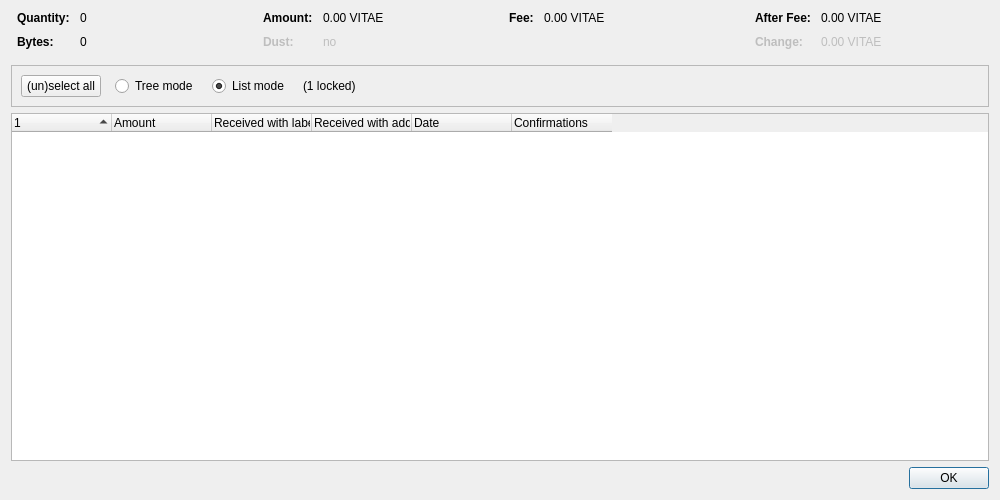
<?xml version="1.0" encoding="UTF-8"?>
<ui version="4.0">
 <class>CoinControlDialog</class>
 <widget class="QDialog" name="CoinControlDialog">
  <property name="geometry">
   <rect>
    <x>0</x>
    <y>0</y>
    <width>1000</width>
    <height>500</height>
   </rect>
  </property>
  <property name="windowTitle">
   <string>Coin Selection</string>
  </property>
  <layout class="QVBoxLayout" name="verticalLayout">
   <item>
    <layout class="QHBoxLayout" name="horizontalLayoutTop" stretch="0,0,0,0">
     <property name="topMargin">
      <number>0</number>
     </property>
     <property name="bottomMargin">
      <number>10</number>
     </property>
     <item>
      <layout class="QFormLayout" name="formLayoutCoinControl1">
       <property name="horizontalSpacing">
        <number>10</number>
       </property>
       <property name="verticalSpacing">
        <number>10</number>
       </property>
       <property name="leftMargin">
        <number>6</number>
       </property>
       <property name="rightMargin">
        <number>6</number>
       </property>
       <item row="0" column="0">
        <widget class="QLabel" name="labelCoinControlQuantityText">
         <property name="font">
          <font>
           <weight>75</weight>
           <bold>true</bold>
          </font>
         </property>
         <property name="text">
          <string>Quantity:</string>
         </property>
        </widget>
       </item>
       <item row="0" column="1">
        <widget class="QLabel" name="labelCoinControlQuantity">
         <property name="cursor">
          <cursorShape>IBeamCursor</cursorShape>
         </property>
         <property name="contextMenuPolicy">
          <enum>Qt::ActionsContextMenu</enum>
         </property>
         <property name="text">
          <string notr="true">0</string>
         </property>
         <property name="textInteractionFlags">
          <set>Qt::LinksAccessibleByMouse|Qt::TextSelectableByKeyboard|Qt::TextSelectableByMouse</set>
         </property>
        </widget>
       </item>
       <item row="1" column="0">
        <widget class="QLabel" name="labelCoinControlBytesText">
         <property name="font">
          <font>
           <weight>75</weight>
           <bold>true</bold>
          </font>
         </property>
         <property name="text">
          <string>Bytes:</string>
         </property>
        </widget>
       </item>
       <item row="1" column="1">
        <widget class="QLabel" name="labelCoinControlBytes">
         <property name="cursor">
          <cursorShape>IBeamCursor</cursorShape>
         </property>
         <property name="contextMenuPolicy">
          <enum>Qt::ActionsContextMenu</enum>
         </property>
         <property name="text">
          <string notr="true">0</string>
         </property>
         <property name="textInteractionFlags">
          <set>Qt::LinksAccessibleByMouse|Qt::TextSelectableByKeyboard|Qt::TextSelectableByMouse</set>
         </property>
        </widget>
       </item>
      </layout>
     </item>
     <item>
      <layout class="QFormLayout" name="formLayoutCoinControl2">
       <property name="horizontalSpacing">
        <number>10</number>
       </property>
       <property name="verticalSpacing">
        <number>10</number>
       </property>
       <property name="leftMargin">
        <number>6</number>
       </property>
       <property name="rightMargin">
        <number>6</number>
       </property>
       <item row="0" column="0">
        <widget class="QLabel" name="labelCoinControlAmountText">
         <property name="font">
          <font>
           <weight>75</weight>
           <bold>true</bold>
          </font>
         </property>
         <property name="text">
          <string>Amount:</string>
         </property>
        </widget>
       </item>
       <item row="0" column="1">
        <widget class="QLabel" name="labelCoinControlAmount">
         <property name="cursor">
          <cursorShape>IBeamCursor</cursorShape>
         </property>
         <property name="contextMenuPolicy">
          <enum>Qt::ActionsContextMenu</enum>
         </property>
         <property name="text">
          <string notr="true">0.00 VITAE</string>
         </property>
         <property name="textInteractionFlags">
          <set>Qt::LinksAccessibleByMouse|Qt::TextSelectableByKeyboard|Qt::TextSelectableByMouse</set>
         </property>
        </widget>
       </item>
       <item row="1" column="0">
        <widget class="QLabel" name="labelCoinControlLowOutputText">
         <property name="enabled">
          <bool>false</bool>
         </property>
         <property name="font">
          <font>
           <weight>75</weight>
           <bold>true</bold>
          </font>
         </property>
         <property name="text">
          <string>Dust:</string>
         </property>
        </widget>
       </item>
       <item row="1" column="1">
        <widget class="QLabel" name="labelCoinControlLowOutput">
         <property name="enabled">
          <bool>false</bool>
         </property>
         <property name="cursor">
          <cursorShape>IBeamCursor</cursorShape>
         </property>
         <property name="contextMenuPolicy">
          <enum>Qt::ActionsContextMenu</enum>
         </property>
         <property name="text">
          <string notr="true">no</string>
         </property>
         <property name="textInteractionFlags">
          <set>Qt::LinksAccessibleByMouse|Qt::TextSelectableByKeyboard|Qt::TextSelectableByMouse</set>
         </property>
        </widget>
       </item>
      </layout>
     </item>
     <item>
      <layout class="QFormLayout" name="formLayoutCoinControl3">
       <property name="horizontalSpacing">
        <number>10</number>
       </property>
       <property name="verticalSpacing">
        <number>10</number>
       </property>
       <property name="leftMargin">
        <number>6</number>
       </property>
       <property name="rightMargin">
        <number>6</number>
       </property>
       <item row="0" column="0">
        <widget class="QLabel" name="labelCoinControlFeeText">
         <property name="font">
          <font>
           <weight>75</weight>
           <bold>true</bold>
          </font>
         </property>
         <property name="text">
          <string>Fee:</string>
         </property>
        </widget>
       </item>
       <item row="0" column="1">
        <widget class="QLabel" name="labelCoinControlFee">
         <property name="cursor">
          <cursorShape>IBeamCursor</cursorShape>
         </property>
         <property name="contextMenuPolicy">
          <enum>Qt::ActionsContextMenu</enum>
         </property>
         <property name="text">
          <string notr="true">0.00 VITAE</string>
         </property>
         <property name="textInteractionFlags">
          <set>Qt::LinksAccessibleByMouse|Qt::TextSelectableByKeyboard|Qt::TextSelectableByMouse</set>
         </property>
        </widget>
       </item>
      </layout>
     </item>
     <item>
      <layout class="QFormLayout" name="formLayoutCoinControl4">
       <property name="horizontalSpacing">
        <number>10</number>
       </property>
       <property name="verticalSpacing">
        <number>10</number>
       </property>
       <property name="leftMargin">
        <number>6</number>
       </property>
       <property name="rightMargin">
        <number>6</number>
       </property>
       <item row="0" column="0">
        <widget class="QLabel" name="labelCoinControlAfterFeeText">
         <property name="font">
          <font>
           <weight>75</weight>
           <bold>true</bold>
          </font>
         </property>
         <property name="text">
          <string>After Fee:</string>
         </property>
        </widget>
       </item>
       <item row="0" column="1">
        <widget class="QLabel" name="labelCoinControlAfterFee">
         <property name="cursor">
          <cursorShape>IBeamCursor</cursorShape>
         </property>
         <property name="contextMenuPolicy">
          <enum>Qt::ActionsContextMenu</enum>
         </property>
         <property name="text">
          <string notr="true">0.00 VITAE</string>
         </property>
         <property name="textInteractionFlags">
          <set>Qt::LinksAccessibleByMouse|Qt::TextSelectableByKeyboard|Qt::TextSelectableByMouse</set>
         </property>
        </widget>
       </item>
       <item row="1" column="0">
        <widget class="QLabel" name="labelCoinControlChangeText">
         <property name="enabled">
          <bool>false</bool>
         </property>
         <property name="font">
          <font>
           <weight>75</weight>
           <bold>true</bold>
          </font>
         </property>
         <property name="text">
          <string>Change:</string>
         </property>
        </widget>
       </item>
       <item row="1" column="1">
        <widget class="QLabel" name="labelCoinControlChange">
         <property name="enabled">
          <bool>false</bool>
         </property>
         <property name="cursor">
          <cursorShape>IBeamCursor</cursorShape>
         </property>
         <property name="contextMenuPolicy">
          <enum>Qt::ActionsContextMenu</enum>
         </property>
         <property name="text">
          <string notr="true">0.00 VITAE</string>
         </property>
         <property name="textInteractionFlags">
          <set>Qt::LinksAccessibleByMouse|Qt::TextSelectableByKeyboard|Qt::TextSelectableByMouse</set>
         </property>
        </widget>
       </item>
      </layout>
     </item>
    </layout>
   </item>
   <item>
    <widget class="QFrame" name="frame">
     <property name="minimumSize">
      <size>
       <width>0</width>
       <height>40</height>
      </size>
     </property>
     <property name="frameShape">
      <enum>QFrame::StyledPanel</enum>
     </property>
     <property name="frameShadow">
      <enum>QFrame::Sunken</enum>
     </property>
     <layout class="QHBoxLayout" name="horizontalLayout">
      <item>
       <layout class="QHBoxLayout" name="horizontalLayoutPanel" stretch="0,0,0,0,0">
        <property name="spacing">
         <number>14</number>
        </property>
        <item>
         <widget class="QPushButton" name="pushButtonSelectAll">
          <property name="sizePolicy">
           <sizepolicy hsizetype="Maximum" vsizetype="Fixed">
            <horstretch>0</horstretch>
            <verstretch>0</verstretch>
           </sizepolicy>
          </property>
          <property name="text">
           <string>(un)select all</string>
          </property>
          <property name="autoDefault">
           <bool>false</bool>
          </property>
         </widget>
        </item>
        <item>
         <widget class="QRadioButton" name="radioTreeMode">
          <property name="sizePolicy">
           <sizepolicy hsizetype="Maximum" vsizetype="Fixed">
            <horstretch>0</horstretch>
            <verstretch>0</verstretch>
           </sizepolicy>
          </property>
          <property name="text">
           <string>Tree mode</string>
          </property>
         </widget>
        </item>
        <item>
         <widget class="QRadioButton" name="radioListMode">
          <property name="sizePolicy">
           <sizepolicy hsizetype="Maximum" vsizetype="Fixed">
            <horstretch>0</horstretch>
            <verstretch>0</verstretch>
           </sizepolicy>
          </property>
          <property name="text">
           <string>List mode</string>
          </property>
          <property name="checked">
           <bool>true</bool>
          </property>
         </widget>
        </item>
        <item>
         <widget class="QLabel" name="labelLocked">
          <property name="text">
           <string notr="true">(1 locked)</string>
          </property>
         </widget>
        </item>
        <item>
         <spacer name="horizontalSpacer">
          <property name="orientation">
           <enum>Qt::Horizontal</enum>
          </property>
          <property name="sizeHint" stdset="0">
           <size>
            <width>40</width>
            <height>20</height>
           </size>
          </property>
         </spacer>
        </item>
       </layout>
      </item>
     </layout>
    </widget>
   </item>
   <item>
    <widget class="CoinControlTreeWidget" name="treeWidget">
     <property name="contextMenuPolicy">
      <enum>Qt::CustomContextMenu</enum>
     </property>
     <property name="sortingEnabled">
      <bool>false</bool>
     </property>
     <property name="columnCount">
      <number>6</number>
     </property>
     <attribute name="headerShowSortIndicator" stdset="0">
      <bool>true</bool>
     </attribute>
     <attribute name="headerStretchLastSection">
      <bool>false</bool>
     </attribute>
     <column>
      <property name="text">
       <string/>
      </property>
     </column>
     <column>
      <property name="text">
       <string>Amount</string>
      </property>
     </column>
     <column>
      <property name="text">
       <string>Received with label</string>
      </property>
     </column>
     <column>
      <property name="text">
       <string>Received with address</string>
      </property>
     </column>
     <column>
      <property name="text">
       <string>Date</string>
      </property>
     </column>
     <column>
      <property name="text">
       <string>Confirmations</string>
      </property>
      <property name="toolTip">
       <string>Confirmed</string>
      </property>
     </column>
     <column>
      <property name="text">
       <string/>
      </property>
     </column>
     <column>
      <property name="text">
       <string/>
      </property>
     </column>
     <column>
      <property name="text">
       <string/>
      </property>
     </column>
     <column>
      <property name="text">
       <string/>
      </property>
     </column>
    </widget>
   </item>
   <item>
    <widget class="QDialogButtonBox" name="buttonBox">
     <property name="orientation">
      <enum>Qt::Horizontal</enum>
     </property>
     <property name="standardButtons">
      <set>QDialogButtonBox::Ok</set>
     </property>
    </widget>
   </item>
  </layout>
 </widget>
 <customwidgets>
  <customwidget>
   <class>CoinControlTreeWidget</class>
   <extends>QTreeWidget</extends>
   <header>qt/coincontroltreewidget.h</header>
  </customwidget>
 </customwidgets>
 <resources/>
 <connections/>
</ui>
